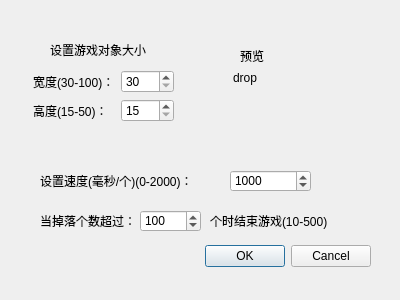
<?xml version="1.0" encoding="UTF-8"?>
<ui version="4.0">
 <class>LogInDialog</class>
 <widget class="QDialog" name="LogInDialog">
  <property name="geometry">
   <rect>
    <x>0</x>
    <y>0</y>
    <width>400</width>
    <height>300</height>
   </rect>
  </property>
  <property name="windowTitle">
   <string>GameStart</string>
  </property>
  <widget class="QDialogButtonBox" name="buttonBox">
   <property name="geometry">
    <rect>
     <x>30</x>
     <y>240</y>
     <width>341</width>
     <height>32</height>
    </rect>
   </property>
   <property name="orientation">
    <enum>Qt::Horizontal</enum>
   </property>
   <property name="standardButtons">
    <set>QDialogButtonBox::Cancel|QDialogButtonBox::Ok</set>
   </property>
  </widget>
  <widget class="QWidget" name="formLayoutWidget">
   <property name="geometry">
    <rect>
     <x>33</x>
     <y>70</y>
     <width>141</width>
     <height>80</height>
    </rect>
   </property>
   <layout class="QFormLayout" name="formLayout">
    <item row="0" column="0">
     <widget class="QLabel" name="Label">
      <property name="text">
       <string>宽度(30-100)：</string>
      </property>
     </widget>
    </item>
    <item row="0" column="1">
     <widget class="QSpinBox" name="SpinBox">
      <property name="minimum">
       <number>30</number>
      </property>
      <property name="maximum">
       <number>100</number>
      </property>
      <property name="value">
       <number>30</number>
      </property>
     </widget>
    </item>
    <item row="1" column="0">
     <widget class="QLabel" name="Label_2">
      <property name="text">
       <string>高度(15-50)：</string>
      </property>
     </widget>
    </item>
    <item row="1" column="1">
     <widget class="QSpinBox" name="SpinBox_2">
      <property name="minimum">
       <number>15</number>
      </property>
      <property name="maximum">
       <number>50</number>
      </property>
      <property name="value">
       <number>15</number>
      </property>
     </widget>
    </item>
   </layout>
  </widget>
  <widget class="QLabel" name="label">
   <property name="geometry">
    <rect>
     <x>50</x>
     <y>40</y>
     <width>101</width>
     <height>20</height>
    </rect>
   </property>
   <property name="text">
    <string>设置游戏对象大小</string>
   </property>
  </widget>
  <widget class="QLabel" name="label_2">
   <property name="geometry">
    <rect>
     <x>240</x>
     <y>50</y>
     <width>54</width>
     <height>12</height>
    </rect>
   </property>
   <property name="text">
    <string>预览</string>
   </property>
  </widget>
  <widget class="QLabel" name="label_out">
   <property name="geometry">
    <rect>
     <x>230</x>
     <y>70</y>
     <width>30</width>
     <height>15</height>
    </rect>
   </property>
   <property name="text">
    <string>drop</string>
   </property>
   <property name="alignment">
    <set>Qt::AlignCenter</set>
   </property>
  </widget>
  <widget class="QLabel" name="label_3">
   <property name="geometry">
    <rect>
     <x>40</x>
     <y>170</y>
     <width>161</width>
     <height>21</height>
    </rect>
   </property>
   <property name="text">
    <string>设置速度(毫秒/个)(0-2000)：</string>
   </property>
  </widget>
  <widget class="QSpinBox" name="spinBox1">
   <property name="geometry">
    <rect>
     <x>230</x>
     <y>170</y>
     <width>81</width>
     <height>22</height>
    </rect>
   </property>
   <property name="maximum">
    <number>2000</number>
   </property>
   <property name="value">
    <number>1000</number>
   </property>
  </widget>
  <widget class="QLabel" name="label_4">
   <property name="geometry">
    <rect>
     <x>40</x>
     <y>210</y>
     <width>91</width>
     <height>22</height>
    </rect>
   </property>
   <property name="text">
    <string>当掉落个数超过：</string>
   </property>
  </widget>
  <widget class="QLabel" name="label_5">
   <property name="geometry">
    <rect>
     <x>210</x>
     <y>210</y>
     <width>131</width>
     <height>22</height>
    </rect>
   </property>
   <property name="text">
    <string>个时结束游戏(10-500)</string>
   </property>
  </widget>
  <widget class="QSpinBox" name="spinBoxend">
   <property name="geometry">
    <rect>
     <x>140</x>
     <y>210</y>
     <width>61</width>
     <height>22</height>
    </rect>
   </property>
   <property name="minimum">
    <number>10</number>
   </property>
   <property name="maximum">
    <number>500</number>
   </property>
   <property name="value">
    <number>100</number>
   </property>
  </widget>
 </widget>
 <resources/>
 <connections>
  <connection>
   <sender>buttonBox</sender>
   <signal>accepted()</signal>
   <receiver>LogInDialog</receiver>
   <slot>accept()</slot>
   <hints>
    <hint type="sourcelabel">
     <x>248</x>
     <y>254</y>
    </hint>
    <hint type="destinationlabel">
     <x>157</x>
     <y>274</y>
    </hint>
   </hints>
  </connection>
  <connection>
   <sender>buttonBox</sender>
   <signal>rejected()</signal>
   <receiver>LogInDialog</receiver>
   <slot>reject()</slot>
   <hints>
    <hint type="sourcelabel">
     <x>316</x>
     <y>260</y>
    </hint>
    <hint type="destinationlabel">
     <x>286</x>
     <y>274</y>
    </hint>
   </hints>
  </connection>
 </connections>
</ui>
